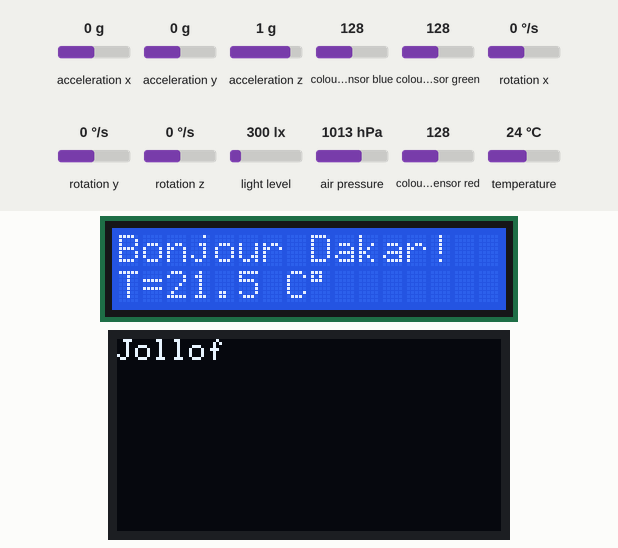
Simulated run of this sketch. Board: ESP32. Shown: 16×2 character LCD, 128×64 one-colour display. Wiring (inferred from the names in the program): SSD1306 OLED at I2C address 0x3C. The test bench sets the inputs (shaded band); at power-on: acceleration x 0 g, acceleration y 0 g, acceleration z 1 g, colour sensor blue 128, colour sensor green 128, rotation x 0 °/s, rotation y 0 °/s, rotation z 0 °/s, light level 300 lx, air pressure 1013 hPa, colour sensor red 128, temperature 24 °C. What the sketch prints to the serial monitor is not drawn.

Above: at 0.2 s.

The sketch:

i2c_displays_sensors.ino
```cpp
// expect: found=6
// expect: bmp=1 T=24.50 P=1007.35
// expect: mpu=1 ax=4.90 ay=-2.45 az=7.85 t=28.40
// expect: oled=1 st=0
// expect: lux=ok H=4
// expect: tcs=1 R=1148 G=576 B=0 C=1724
// expect: fin
// lcd: Bonjour Dakar!|T=21.5 C°
// module: {"type":"lcd1602","addr":[39]}
// module: {"type":"bmp280","addr":[118],"data":{"temp":24.5,"press":1007.35}}
// module: {"type":"mpu6050","addr":[104],"data":{"ax":0.5,"ay":-0.25,"az":0.8,"gx":0.1,"gy":-0.2,"gz":1.5,"temp":28.4}}
// module: {"type":"oled","addr":[60]}
// module: {"type":"bh1750","addr":[35],"data":{"lux":420}}
// module: {"type":"tcs34725","addr":[41],"data":{"rgb":16744448,"lux":300}}
// run-ms: 8000
// Bus I2C de l'ESP32 (Wire, SDA 21, SCL 22) dans QEMU : six modules, chacun avec sa vraie bibliothèque — écran LCD
// 16×2, BMP280, MPU-6050, OLED SSD1306, BH1750, TCS34725 — et un balayage des adresses.
#include <Wire.h>
#include <LiquidCrystal_I2C.h>
#include <Adafruit_BMP280.h>
#include <Adafruit_MPU6050.h>
#include <Adafruit_GFX.h>
#include <Adafruit_SSD1306.h>
#include <BH1750.h>
#include "Adafruit_TCS34725.h"
LiquidCrystal_I2C lcd(0x27, 16, 2);
Adafruit_BMP280 bmp;
Adafruit_MPU6050 mpu;
Adafruit_SSD1306 display(128, 64, &Wire, -1);
BH1750 lux;
Adafruit_TCS34725 tcs = Adafruit_TCS34725(TCS34725_INTEGRATIONTIME_614MS, TCS34725_GAIN_1X);
byte status() { Wire.requestFrom((uint8_t)0x3C, (uint8_t)1); return Wire.read(); }
void setup() {
  Serial.begin(115200);
  Wire.begin();
  int n = 0;
  for (byte a = 1; a < 127; a++) { Wire.beginTransmission(a); if (Wire.endTransmission() == 0) n++; }
  Serial.print("found="); Serial.println(n);
  lcd.init(); lcd.backlight();
  lcd.setCursor(0, 0); lcd.print("Bonjour Dakar!");
  lcd.setCursor(0, 1); lcd.print("T="); lcd.print(21.5, 1); lcd.print(" C"); lcd.write(0xDF);
  Serial.print("bmp="); Serial.print(bmp.begin(0x76));
  Serial.print(" T="); Serial.print(bmp.readTemperature()); Serial.print(" P="); Serial.println(bmp.readPressure() / 100);
  Serial.print("mpu="); Serial.print(mpu.begin());
  sensors_event_t a, g, t;
  mpu.getEvent(&a, &g, &t);
  Serial.print(" ax="); Serial.print(a.acceleration.x); Serial.print(" ay="); Serial.print(a.acceleration.y);
  Serial.print(" az="); Serial.print(a.acceleration.z); Serial.print(" t="); Serial.println(t.temperature);
  Serial.print("oled="); Serial.print(display.begin(SSD1306_SWITCHCAPVCC, 0x3C));
  display.clearDisplay(); display.setTextColor(SSD1306_WHITE); display.setCursor(0, 0); display.println("Jollof"); display.display();
  Serial.print(" st="); Serial.println(status());
  Serial.print("lux="); Serial.print(lux.begin() ? "ok" : "absent");
  delay(200);
  Serial.print(" H="); Serial.println(lux.readLightLevel(), 0);
  Serial.print("tcs="); Serial.print(tcs.begin());
  uint16_t r, gg, b, c;
  tcs.getRawData(&r, &gg, &b, &c);
  Serial.print(" R="); Serial.print(r); Serial.print(" G="); Serial.print(gg); Serial.print(" B="); Serial.print(b); Serial.print(" C="); Serial.println(c);
  Serial.println("fin");
}
void loop() {}
```
